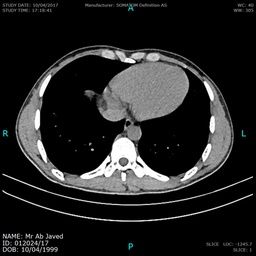
#> input picture Lab9/Fig02.JPG, 256 x 256 px, shrunk from 1024 x 1024 before the run, found by its file name
$ python t9-1.py
#> lines starting #> are read from the running program, lines starting #| are printed output that depends on the picture
import numpy
import cv2
import math
my_img=cv2.imread("fig02.jpg",0)
#> my_img: shape (256, 256); min 0, max 255, mean 35.7
r,c= numpy.shape(my_img)
#> r = 256; c = 256
C = [52,155,249]

while True:
    C1_l=[]
    C2_l=[]
    C3_l=[]
    for i in range(r):
        for j in range(c):
            dist_1=numpy.abs(C[0]-my_img[i][j])
            dist_2=numpy.abs(C[1]-my_img[i][j])
            dist_3=numpy.abs(C[2]-my_img[i][j])
            if dist_1 < dist_2 and dist_1 < dist_3:
                C1_l.append(my_img[i][j])
            elif dist_2 < dist_1 and dist_2 < dist_3:
                C2_l.append(my_img[i][j])
            elif dist_3 < dist_2 and dist_3 < dist_1:
                C3_l.append(my_img[i][j])
    C1=C[0]
    C2=C[1]
    C3=C[2]
    C[0]=int(numpy.mean(C1_l))
    C[1]=int(numpy.mean(C2_l))
    C[2]=int(numpy.mean(C3_l))

    if C[0] in range(C1-1,C1+1)and C[1] in range(C2-1,C2+1) and C[2] in range(C3-1,C3+1):
        break
#> after the loop, C = [2, 131, 233]

for i in range(r):
    for j in range(c):
        if my_img[i][j] in C1_l:
            my_img[i][j]= 0
        elif my_img[i][j] in C2_l:
            my_img[i][j]= 128
        elif my_img[i][j] in C3_l:
            my_img[i][j]=255
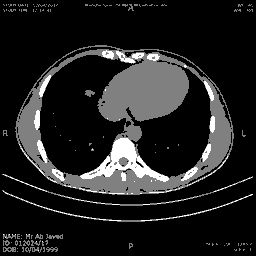
#> my_img: shape (256, 256); min 0, max 255, mean 33.9

cv2.imshow("Res",my_img)
